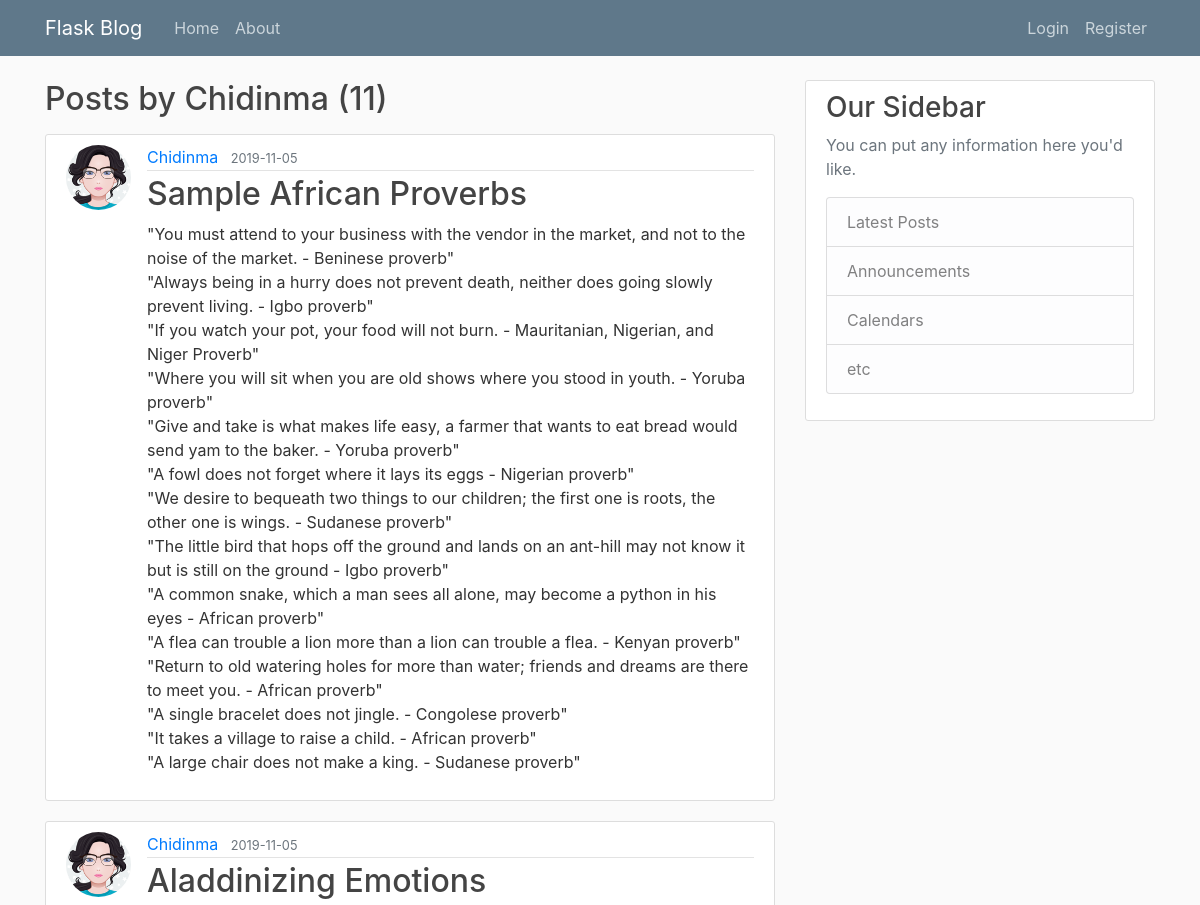
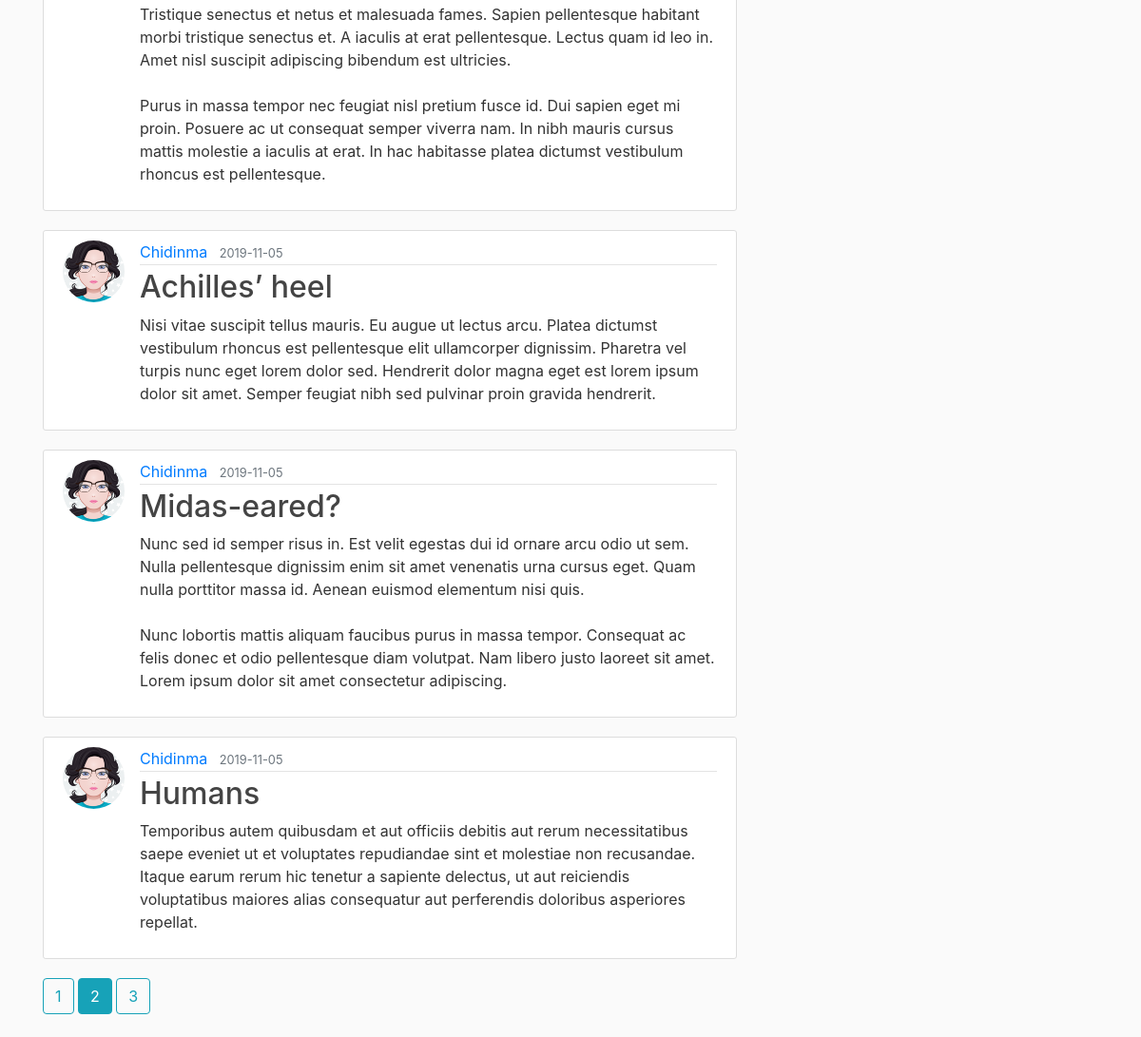
/user/Chidinma?page=2, run on the app's committed database (2 pictures, top to bottom).
### flaskblog/models.py (models this page shows, shortened)
class User(db.Model, UserMixin):
    id = db.Column(db.Integer, primary_key=True)
    username = db.Column(db.String(20), unique=True, nullable=False)
    email = db.Column(db.String(120), unique=True, nullable=False)
    image_file = db.Column(db.String(20), nullable=False, default='default.jpg')
    password = db.Column(db.String(60), nullable=False)
    posts = db.relationship('Post', backref='author', lazy=True)

class Post(db.Model):
    id = db.Column(db.Integer, primary_key=True)
    title = db.Column(db.String(100), nullable=False)
    date_posted = db.Column(db.DateTime, nullable=False, default=datetime.utcnow)
    content = db.Column(db.Text(), nullable=False)
    user_id = db.Column(db.Integer, db.ForeignKey('user.id'), nullable=False)

### flaskblog/routes.py (the view)
@app.route('/user/<string:username>')
def author_posts(username):
    page = request.args.get('page', 1, type=int)
    user = User.query.filter_by(username=username).first_or_404()
    posts = Post.query.filter_by(author=user)\
        .order_by(Post.date_posted.desc())\
        .paginate(page=page, per_page=5) #'\' is used to break code into new lines
    return render_template('author_posts.html', posts=posts, user=user)

### flaskblog/templates/author_posts.html
{% extends "layout.html" %}
{% block content %}
    <h2 class="mb-3">Posts by {{ user.username }} ({{ posts.total }})</h2>
    {% for post in posts.items %}
        <article class="media content-section">
          <img src="{{ url_for('static', filename='profile_pictures/' + post.author.image_file) }}" alt="user profile picture" class="rounded-circle article-img">
          <div class="media-body">
            <div class="article-metadata">
              <a class="mr-2" href="{{ url_for('author_posts', username=post.author.username) }}">{{ post.author.username }}</a>
              <small class="text-muted">{{ post.date_posted.strftime('%Y-%m-%d') }}</small>
            </div>
            <h2><a class="article-title" href="{{ url_for('post', post_id=post.id) }}">{{ post.title }}</a></h2>
            <p class="article-content">{{ post.content }}</p>
          </div>
        </article>
    {% endfor %}
    {% for page_num in posts.iter_pages(left_edge=1, right_edge=1, left_current=1, right_current=2) %}
        {% if page_num  %}
            {% if posts.page == page_num %}
                <a href="{{ url_for('author_posts', username=user.username, page=page_num) }}" class="btn btn-info mb-4">{{ page_num }}</a>
            {% else %}
                <a href="{{ url_for('author_posts', username=user.username, page=page_num) }}" class="btn btn-outline-info mb-4">{{ page_num }}</a>
            {% endif %}
        {% else %}
            ...
        {% endif  %}
    {% endfor %}
{% endblock content %}

### flaskblog/static/main.css (style rules this page uses)
body { background: #fafafa; color: #333333; margin-top: 5rem; }
h1, h2, h3, h4, h5, h6 { color: #444444; }
.content-section { background: #ffffff; padding: 10px 20px; border: 1px solid #dddddd; border-radius: 3px; margin-bottom: 20px; }
.article-title { color: #444444; }
.article-content { white-space: pre-line; }
.article-img { height: 65px; width: 65px; margin-right: 16px; }
.article-metadata { padding-bottom: 1px; margin-bottom: 4px; border-bottom: 1px solid #e3e3e3 }

### data on the page
User: username "Chidinma"
Post: image_file (picture), author.username "Chidinma", date_posted "2019-11-05", title "Sample African Proverbs", content "\"You must attend to your business with the vendor in the market, and not to the noise of the market. - Beninese proverb\" \"Always being in a hurry does not prevent death, neither does going slowly prevent living. - Igbo proverb\" \"If you watch your pot, your food will not burn. - Mauritanian, Nigerian, and Niger Proverb\" \"Where you will sit when you are old shows where you stood in youth. - Yoruba proverb\" \"Give and take is what makes life easy, a farmer that wants to eat bread would send yam to the baker. - Yoruba proverb\" \"A fowl does not forget where it lays its eggs - Nigerian proverb\" \"We desire to bequeath two things to our children; the first one is roots, the other one is wings. -…"
Post: image_file (picture), author.username "Chidinma", date_posted "2019-11-05", title "Aladdinizing Emotions", content "Tristique senectus et netus et malesuada fames. Sapien pellentesque habitant morbi tristique senectus et. A iaculis at erat pellentesque. Lectus quam id leo in. Amet nisl suscipit adipiscing bibendum est ultricies. Purus in massa tempor nec feugiat nisl pretium fusce id. Dui sapien eget mi proin. Posuere ac ut consequat semper viverra nam. In nibh mauris cursus mattis molestie a iaculis at erat. In hac habitasse platea dictumst vestibulum rhoncus est pellentesque."
Post: image_file (picture), author.username "Chidinma", date_posted "2019-11-05", title "Achilles’ heel", content "Nisi vitae suscipit tellus mauris. Eu augue ut lectus arcu. Platea dictumst vestibulum rhoncus est pellentesque elit ullamcorper dignissim. Pharetra vel turpis nunc eget lorem dolor sed. Hendrerit dolor magna eget est lorem ipsum dolor sit amet. Semper feugiat nibh sed pulvinar proin gravida hendrerit."
Post: image_file (picture), author.username "Chidinma", date_posted "2019-11-05", title "Midas-eared?", content "Nunc sed id semper risus in. Est velit egestas dui id ornare arcu odio ut sem. Nulla pellentesque dignissim enim sit amet venenatis urna cursus eget. Quam nulla porttitor massa id. Aenean euismod elementum nisi quis. Nunc lobortis mattis aliquam faucibus purus in massa tempor. Consequat ac felis donec et odio pellentesque diam volutpat. Nam libero justo laoreet sit amet. Lorem ipsum dolor sit amet consectetur adipiscing."
Post: image_file (picture), author.username "Chidinma", date_posted "2019-11-05", title "Humans", content "Temporibus autem quibusdam et aut officiis debitis aut rerum necessitatibus saepe eveniet ut et voluptates repudiandae sint et molestiae non recusandae. Itaque earum rerum hic tenetur a sapiente delectus, ut aut reiciendis voluptatibus maiores alias consequatur aut perferendis doloribus asperiores repellat."

### other printed values
{{ posts.total }} "11"
{{ page_num }} "1" "3"
{{ page_num }} "2"
